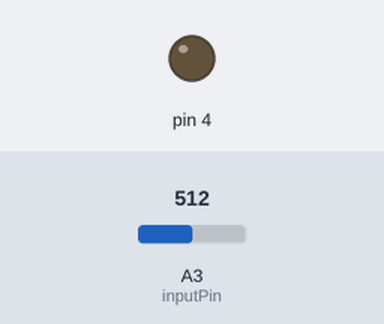
A sketch run on a simulated Arduino Uno, built with avr-gcc and run on an emulated ATmega328P. Shown: output pins drawn as LEDs (lit = HIGH). Inputs (shaded band) come from the test bench; at power-on: A3 (inputPin) = 512.

Above: at 0.1 s.
Timing chart, 0 to 1.6 s (numbered marks = the images above):
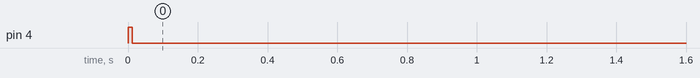

Measured:
- by itself, pin 4: LOW → HIGH at 0.00 s, → LOW 0.01 s later

The sketch:

Batt_Level_attiny13.ino
```cpp
const int numReadings = 15;
int readings[numReadings];      // the readings from the analog input
int readIndex = 0;              // the index of the current reading
int total = 0;                  // the running total
int average = 0;                // the average
int inputPin = 3;

void setup() {
 // initialize pin 4 (ATtiny leg 3) as an output.
 pinMode(4, OUTPUT);
 for (int thisReading = 0; thisReading < numReadings; thisReading++) {
    readings[thisReading] = 0;
  }
}
void loop() {
  // subtract the last reading:
  total = total - readings[readIndex];
  // read from the sensor:
  readings[readIndex] = analogRead(inputPin);
  // add the reading to the total:
  total = total + readings[readIndex];
  // advance to the next position in the array:
  readIndex = readIndex + 1;

  // if we're at the end of the array...
  if (readIndex >= numReadings) {
    // ...wrap around to the beginning:
    readIndex = 0;
    delay (10000); // take averages every 10 sec
  }

  // calculate the average:
  average = total / numReadings;
  if (average < 350) { //736
    digitalWrite(4, HIGH);   // turn the LED on (HIGH is the voltage level)
  } else {
    digitalWrite(4, LOW);    // turn the LED off by making the voltage LOW
  }
  delay(1);        // delay in between reads for stability
}
```
